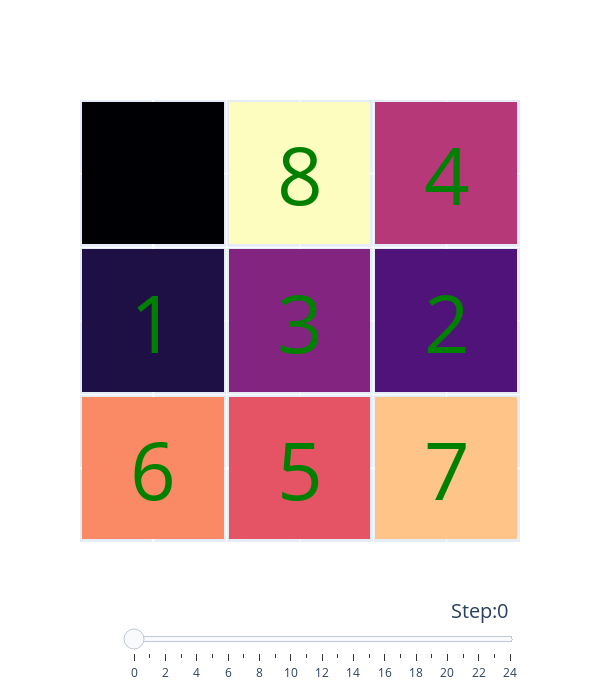

The notebook cell this image was saved under:
### Code cell
while True:
    iplot(fig)
    time.sleep(600*len(l)//1000+1)
    clear_output(wait=True)

### Figure 1 — Plotly figure (JSON) as saved in the notebook; plotly's stock layout.template omitted (floating-point values rounded to 4 significant figures)
{"data": [{"colorscale": [[0, "#000004"], [0.1111, "#180f3d"], [0.2222, "#440f76"], [0.3333, "#721f81"], [0.4444, "#9e2f7f"], [0.5556, "#cd4071"], [0.6667, "#f1605d"], [0.7778, "#fd9668"], [0.8889, "#feca8d"], [1, "#fcfdbf"]], "showscale": false, "type": "heatmap", "x": [0, 1, 2], "xgap": 5, "y": [0, 1, 2], "ygap": 5, "z": [[6, 5, 7], [1, 3, 2], [0, 8, 4]]}], "layout": {"annotations": [{"font": {"color": "green", "size": 80}, "showarrow": false, "text": "6", "x": 0, "xref": "x", "y": 0, "yref": "y"}, {"font": {"color": "green", "size": 80}, "showarrow": false, "text": "5", "x": 1, "xref": "x", "y": 0, "yref": "y"}, {"font": {"color": "green", "size": 80}, "showarrow": false, "text": "7", "x": 2, "xref": "x", "y": 0, "yref": "y"}, {"font": {"color": "green", "size": 80}, "showarrow": false, "text": "1", "x": 0, "xref": "x", "y": 1, "yref": "y"}, {"font": {"color": "green", "size": 80}, "showarrow": false, "text": "3", "x": 1, "xref": "x", "y": 1, "yref": "y"}, {"font": {"color": "green", "size": 80}, "showarrow": false, "text": "2", "x": 2, "xref": "x", "y": 1, "yref": "y"}, {"font": {"color": "green", "size": 80}, "showarrow": false, "text": "", "x": 0, "xref": "x", "y": 2, "yref": "y"}, {"font": {"color": "green", "size": 80}, "showarrow": false, "text": "8", "x": 1, "xref": "x", "y": 2, "yref": "y"}, {"font": {"color": "green", "size": 80}, "showarrow": false, "text": "4", "x": 2, "xref": "x", "y": 2, "yref": "y"}], "height": 700, "sliders": [{"active": 0, "currentvalue": {"font": {"size": 20}, "prefix": "Step:", "visible": true, "xanchor": "right"}, "len": 0.9, "pad": {"b": 10, "t": 50}, "steps": [{"args": [[0], {"frame": {"duration": 300, "redraw": true}, "mode": "immediate", "transition": {"duration": 300}}], "label": "0", "method": "animate"}, {"args": [[1], {"frame": {"duration": 300, "redraw": true}, "mode": "immediate", "transition": {"duration": 300}}], "label": "1", "method": "animate"}, {"args": [[2], {"frame": {"duration": 300, "redraw": true}, "mode": "immediate", "transition": {"duration": 300}}], "label": "2", "method": "animate"}, {"args": [[3], {"frame": {"duration": 300, "redraw": true}, "mode": "immediate", "transition": {"duration": 300}}], "label": "3", "method": "animate"}, {"args": [[4], {"frame": {"duration": 300, "redraw": true}, "mode": "immediate", "transition": {"duration": 300}}], "label": "4", "method": "animate"}, {"args": [[5], {"frame": {"duration": 300, "redraw": true}, "mode": "immediate", "transition": {"duration": 300}}], "label": "5", "method": "animate"}, {"args": [[6], {"frame": {"duration": 300, "redraw": true}, "mode": "immediate", "transition": {"duration": 300}}], "label": "6", "method": "animate"}, {"args": [[7], {"frame": {"duration": 300, "redraw": true}, "mode": "immediate", "transition": {"duration": 300}}], "label": "7", "method": "animate"}, {"args": [[8], {"frame": {"duration": 300, "redraw": true}, "mode": "immediate", "transition": {"duration": 300}}], "label": "8", "method": "animate"}, {"args": [[9], {"frame": {"duration": 300, "redraw": true}, "mode": "immediate", "transition": {"duration": 300}}], "label": "9", "method": "animate"}, {"args": [[10], {"frame": {"duration": 300, "redraw": true}, "mode": "immediate", "transition": {"duration": 300}}], "label": "10", "method": "animate"}, {"args": [[11], {"frame": {"duration": 300, "redraw": true}, "mode": "immediate", "transition": {"duration": 300}}], "label": "11", "method": "animate"}, {"args": [[12], {"frame": {"duration": 300, "redraw": true}, "mode": "immediate", "transition": {"duration": 300}}], "label": "12", "method": "animate"}, {"args": [[13], {"frame": {"duration": 300, "redraw": true}, "mode": "immediate", "transition": {"duration": 300}}], "label": "13", "method": "animate"}, {"args": [[14], {"frame": {"duration": 300, "redraw": true}, "mode": "immediate", "transition": {"duration": 300}}], "label": "14", "method": "animate"}, {"args": [[15], {"frame": {"duration": 300, "redraw": true}, "mode": "immediate", "transition": {"duration": 300}}], "label": "15", "method": "animate"}, {"args": [[16], {"frame": {"duration": 300, "redraw": true}, "mode": "immediate", "transition": {"duration": 300}}], "label": "16", "method": "animate"}, {"args": [[17], {"frame": {"duration": 300, "redraw": true}, "mode": "immediate", "transition": {"duration": 300}}], "label": "17", "method": "animate"}, {"args": [[18], {"frame": {"duration": 300, "redraw": true}, "mode": "immediate", "transition": {"duration": 300}}], "label": "18", "method": "animate"}, {"args": [[19], {"frame": {"duration": 300, "redraw": true}, "mode": "immediate", "transition": {"duration": 300}}], "label": "19", "method": "animate"}, {"args": [[20], {"frame": {"duration": 300, "redraw": true}, "mode": "immediate", "transition": {"duration": 300}}], "label": "20", "method": "animate"}, {"args": [[21], {"frame": {"duration": 300, "redraw": true}, "mode": "immediate", "transition": {"duration": 300}}], "label": "21", "method": "animate"}, {"args": [[22], {"frame": {"duration": 300, "redraw": true}, "mode": "immediate", "transition": {"duration": 300}}], "label": "22", "method": "animate"}, {"args": [[23], {"frame": {"duration": 300, "redraw": true}, "mode": "immediate", "transition": {"duration": 300}}], "label": "23", "method": "animate"}, {"args": [[24], {"frame": {"duration": 300, "redraw": true}, "mode": "immediate", "transition": {"duration": 300}}], "label": "24", "method": "animate"}], "transition": {"duration": 300, "easing": "cubic-in-out"}, "x": 0.1, "xanchor": "left", "y": 0, "yanchor": "top"}], "width": 600, "xaxis": {"showticklabels": false}, "yaxis": {"showticklabels": false}}}
